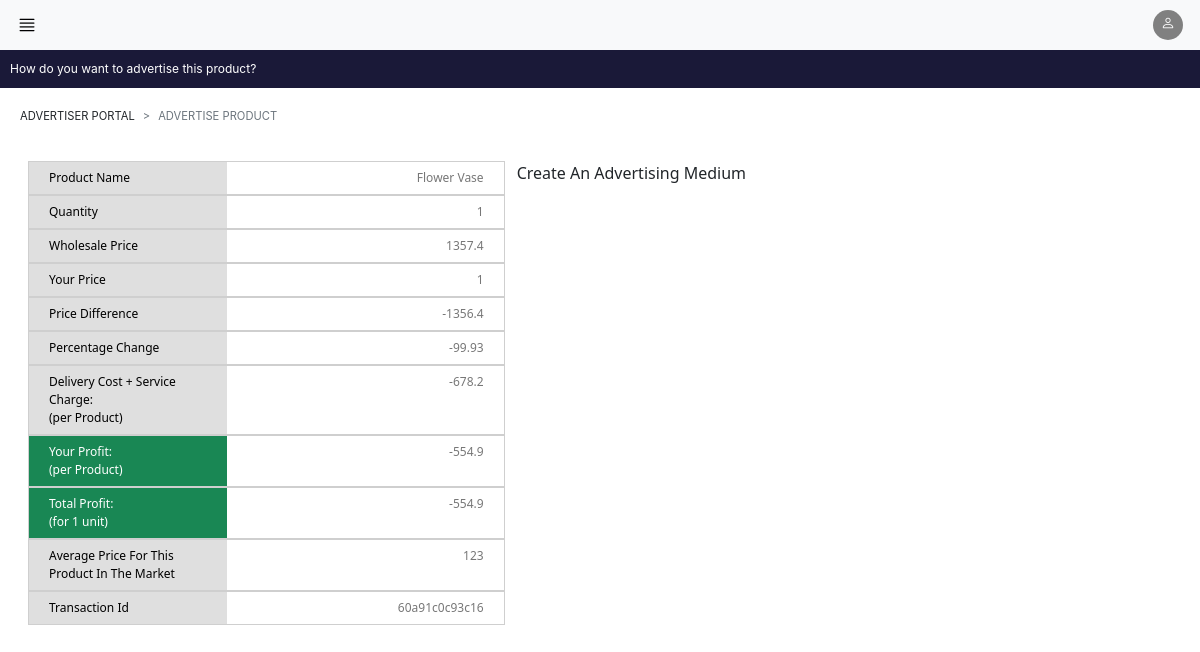
/advertiser/advertise/index.php?transactionToken=60a91c0c93c16 (signed in), run on the app's committed database.
### tables this page shows
CREATE TABLE `db102` (
  `id` int(11) NOT NULL,
  `token` varchar(255) NOT NULL,
  `name` varchar(255) NOT NULL,
  `price` varchar(10) NOT NULL,
  `quantity` varchar(10) NOT NULL,
  `category` varchar(100) NOT NULL,
  `description` text NOT NULL,
  `uploadDate` varchar(100) NOT NULL,
  `uploadTime` varchar(100) NOT NULL
);

CREATE TABLE `db301` (
  `id` int(11) NOT NULL,
  `token` varchar(255) NOT NULL,
  `productToken` varchar(255) NOT NULL,
  `userToken` varchar(255) NOT NULL,
  `quantity` int(100) NOT NULL,
  `price` int(100) NOT NULL,
  `uploadDate` varchar(100) NOT NULL,
  `uploadTime` varchar(100) NOT NULL
);

### advertiser/advertise/index.php (the view, shortened to what this page needs)
<?php
$conn = new mysqli("localhost", "root", "", "merolagi_database1");
$transactionToken = mysqli_escape_string($conn, $_GET['transactionToken']);
$getProduct = "SELECT * FROM `db301` WHERE `token`='{$transactionToken}' and `userToken`='{$_COOKIE['advertisertoken']}'";
$runQuery = mysqli_query($conn, $getProduct);
$assocQuery = mysqli_fetch_assoc($runQuery);
$getProductInfo = "SELECT * FROM `db102` WHERE `token`='{$assocQuery['productToken']}'";
$exeGetProduct = mysqli_query($conn, $getProductInfo);
$productInfo = mysqli_fetch_assoc($exeGetProduct);
$percentageChange = (($assocQuery['price'] - $productInfo['price'] * 1.1) * 100) / ($productInfo['price'] * 1.1);
$perProfit = (($assocQuery['price'] - $assocQuery['price'] * .1) - $productInfo['price'] - ($assocQuery['price'] - $productInfo['price'] * 1.1) * .5);
?>
<!DOCTYPE html>
<html lang="en">
<head>
  <link rel="stylesheet" href="https://use.fontawesome.com/releases/v5.0.8/css/all.css" />
  <link href="/css/bootstrap.min.css" rel="stylesheet" />
  <link href="style.css" rel="stylesheet" />
  <link href="/wholesale/dashboardHeader/header.css" rel="stylesheet">
  <link rel="stylesheet" href="https://cdn.jsdelivr.net/npm/bootstrap-icons@1.4.1/font/bootstrap-icons.css" />
</head>
<body>
  <div class="w-100 l-tab-bar">
    How do you want to advertise this product?
  </div>
  <div class="l-breadcrumb" style="padding:20px;">
    <nav style="--bs-breadcrumb-divider: '>';" aria-label="breadcrumb">
      <ol class="breadcrumb">
        <li class="breadcrumb-item">Advertiser Portal</li>
        <li class="breadcrumb-item active" aria-current="page">Advertise Product</li>
      </ol>
    </nav>
  </div>
  <div style="padding-inline: 40px;">
    <div class="row">
      <div class="col-md-5 ">
        <div class="row l-table-row">
          <div class="col-5 l-table-left bg-grey l-table-unit">Product Name</div>
          <div class="col-7  bg-white l-table-unit l-table-right"><?php echo $productInfo['name'] ?></div>
        </div>
        <div class="row l-table-row">
          <div class="col-5 l-table-left bg-grey l-table-unit">Quantity</div>
          <div class="col-7  bg-white l-table-unit l-table-right"><?php echo $assocQuery['quantity'] ?></div>
        </div>
        <div class="row l-table-row">
          <div class="col-5 l-table-left bg-grey l-table-unit">Wholesale Price</div>
          <div class="col-7  bg-white l-table-unit l-table-right"><?php echo $productInfo['price'] * 1.1 ?></div>
        </div>
        <div class="row l-table-row">
          <div class="col-5 l-table-left bg-grey l-table-unit">Your Price</div>
          <div class="col-7  bg-white l-table-unit l-table-right"><?php echo $assocQuery['price'] ?></div>
        </div>
        <div class="row l-table-row">
          <div class="col-5 l-table-left bg-grey l-table-unit">Price Difference</div>
          <div class="col-7  bg-white l-table-unit l-table-right"><?php echo ($assocQuery['price'] - $productInfo['price'] * 1.1) ?></div>
        </div>
        <div class="row l-table-row">
          <div class="col-5 l-table-left bg-grey l-table-unit">Percentage Change</div>
          <div class="col-7  bg-white l-table-unit l-table-right"><?php echo round($percentageChange, 2) ?></div>
        </div>
        <div class="row l-table-row">
          <div class="col-5 l-table-left bg-grey l-table-unit">Delivery Cost + Service Charge:<br>(per Product)</div>
          <div class="col-7  bg-white l-table-unit l-table-right"><?php echo ($assocQuery['price'] - $productInfo['price'] * 1.1) * .5 ?></div>
        </div>
        <div class="row l-table-row">
          <div class="col-5 l-table-left bg-success l-table-unit" style="color: white;">Your Profit: <br>(per Product) </div>
          <div class="col-7  bg-white l-table-unit l-table-right"><?php echo $perProfit ?></div>
        </div>
        <div class="row l-table-row">
          <div class="col-5 l-table-left bg-success l-table-unit" style="color: white;">Total Profit: <br>(for <?php echo $assocQuery['quantity'] ?> unit) </div>
          <div class="col-7  bg-white l-table-unit l-table-right"><?php echo $perProfit * $assocQuery['quantity'] ?></div>
        </div>
        <div class="row l-table-row">
          <div class="col-5 l-table-left bg-grey l-table-unit">Average Price For This Product In The Market</div>
          <div class="col-7  bg-white l-table-unit l-table-right">123</div>
        </div>
        <div class="row l-table-row">
          <div class="col-5 l-table-left bg-grey l-table-unit">Transaction Id</div>
          <div class="col-7  bg-white l-table-unit l-table-right"><?php echo $transactionToken ?></div>
        </div>
      </div>
      <div class="col-md-7" style="display: flex;flex-direction:column">
        <div>Create An Advertising Medium</div>
      </div>
    </div>
  </div>
</body>
</html>

### advertiser/advertise/style.css (style rules this page uses)
.l-tab-bar { padding: 10px; background-color: var(--main-color); color: white; font-family: -apple-system, BlinkMacSystemFont, "Segoe UI", Roboto, Oxygen, Ubuntu, Cantarell, "Open Sans", "Helvetica Neue", sans-serif; font-size: 12px; }
.l-breadcrumb { font-weight: 400; font-family: -apple-system, BlinkMacSystemFont, "Segoe UI", Roboto, Oxygen, Ubuntu, Cantarell, "Open Sans", "Helvetica Neue", sans-serif; text-transform: uppercase; font-size: 70%; }
.l-profile-btn { color: white; background: grey; width: 30px; height: 30px; text-align: center; cursor: pointer; }
.l-table-left { color: black; font-size: 12px; padding: 7px; padding-inline: 20px; }
.l-table-right { color: rgb(119, 119, 119); font-size: 12px; text-align: right; padding: 7px; padding-inline: 20px; }
.l-table-row { border: solid rgb(207, 207, 207) 1px; }
.bg-grey { background: rgb(223, 223, 223); }

### wholesale/dashboardHeader/header.css (style rules this page uses)
* { padding: 0; margin: 0; -webkit-box-sizing: border-box; box-sizing: border-box; outline: none; -webkit-user-select: none; -moz-user-select: none; -ms-user-select: none; user-select: none; }
:root { --main-color: #1a1938; --secondary-color: #fff; --tertiary-color: #323648; --text-color: #323648; --grey-200: #e9ecef; --btn-color: #4152ad; }
.l-bar-icon { margin-right: 10px; vertical-align: middle; font-size: 20px; color: black; }
.l-profile-btn { color: white; background: grey; width: 30px; height: 30px; text-align: center; cursor: pointer; }

### data on the page
db102: name "Flower Vase", $productInfo['price']*1.1 "1357.4"
db301: quantity "1", price "1", $assocQuery['price']-$productInfo['price']*1.1 "-1356.4", price.price "-99.93", ($assocQuery['price']-$productInfo['price']*1.1)*.5 "-678.2", price.price "-554.9", $perProfit * $assocQuery['quantity'] "-554.9"

### other printed values
$transactionToken "60a91c0c93c16"
